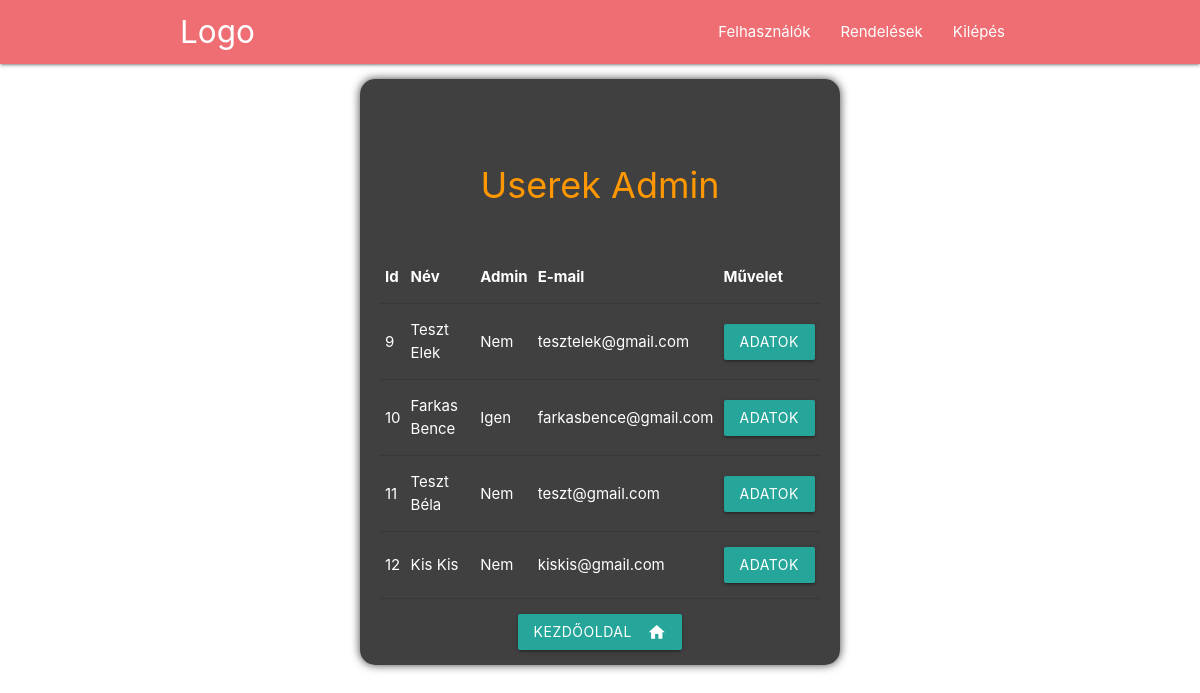
Screenshot of /system_admin/users (signed in) with the database file from the repository.
### tables this page shows
CREATE TABLE `users` (
  `id` bigint(20) UNSIGNED NOT NULL,
  `is_admin` int(11) NOT NULL DEFAULT 0,
  `first_name` varchar(255) NOT NULL,
  `last_name` varchar(255) NOT NULL,
  `email` varchar(255) NOT NULL,
  `new_email` varchar(200) DEFAULT NULL,
  `email_verified_at` datetime DEFAULT NULL,
  `password` varchar(255) DEFAULT NULL,
  `shipping_zip` int(11) NOT NULL,
  `shipping_city` varchar(255) NOT NULL,
  `shipping_street` varchar(255) NOT NULL,
  `shipping_nr` varchar(255) DEFAULT NULL,
  `billing_name` varchar(100) DEFAULT NULL,
  `billing_tax_nr` varchar(20) DEFAULT NULL,
  `billing_zip` int(11) NOT NULL,
  `billing_nr` varchar(255) DEFAULT NULL,
  `billing_street` varchar(255) NOT NULL,
  `billing_city` varchar(255) NOT NULL,
  `remember_token` varchar(100) DEFAULT NULL,
  `verification_token` varchar(200) DEFAULT NULL,
  `created_at` timestamp NULL DEFAULT current_timestamp(),
  `updated_at` timestamp NULL DEFAULT NULL ON UPDATE current_timestamp()
);

### includes/functions.php (called while the page is built, shortened)
<?php
function public_path($url = '')
{
    return DOCUMENT_ROOT.$url;
}

### admin/users.php (the view, shortened to what this page needs)
?><div class="section no-pad-bot" id="index-banner">
    <div class="container alpha-bg" style="width:40%">
        <br><br>
        <h1 class="header center orange-text">Userek Admin </h1>
        <div class="row text-block">
            <table width="100%">
                <tr>
                    <th>Id</th>
                    <th>Név</th>
                    <th>Admin</th>
                    <th>E-mail</th>
                    <th>Művelet</th>
                </tr>
                <?php
                    $sql=mysqli_query($connection, "select * from users");
while ($adat=mysqli_fetch_object($sql)) {
    ?>
                <tr>
                    <td><?php print $adat->id?></td>
                    <td><?php print $adat->first_name?> <?php print $adat->last_name?></td>
                    <td><?php print $adat->is_admin ? 'Igen' : 'Nem'?></td>
                    <td><?php print $adat->email?></td>
                    <td> <a class="waves-effect waves-light btn"
                            href="<?php print public_path('/system_admin/userdata/'.$adat->id)?>">Adatok </a> </td>
                </tr>
                <?php
}
?>
            </table>
            <div class="input-field col s12 text-center">
                <a class="waves-effect waves-light btn" href="<?php print public_path('/system_admin/dashboard') ?>"><i
                        class="material-icons right">home</i>Kezdőoldal</a>
            </div>
        </div>
    </div>

### admin/css/style.css (style rules this page uses)
h1 { font-size: 36px; }
.text-block { padding: 0px 20px !important; }
.alpha-bg { background-color: rgba(0, 0, 0, 0.75); border-radius: 15px; box-shadow: 0 0 10px rgba(0, 0, 0, 0.75); }
.alpha-bg * { color: white; }
.text-center { text-align: center !important; }

### rows the page displays
users: id "9", first_name "Teszt", last_name "Elek", is_admin "Nem", email "tesztelek@gmail.com"
users: id "10", first_name "Farkas", last_name "Bence", is_admin "Igen", email "farkasbence@gmail.com"
users: id "11", first_name "Teszt", last_name "Béla", is_admin "Nem", email "teszt@gmail.com"
users: id "12", first_name "Kis", last_name "Kis", is_admin "Nem", email "kiskis@gmail.com"
